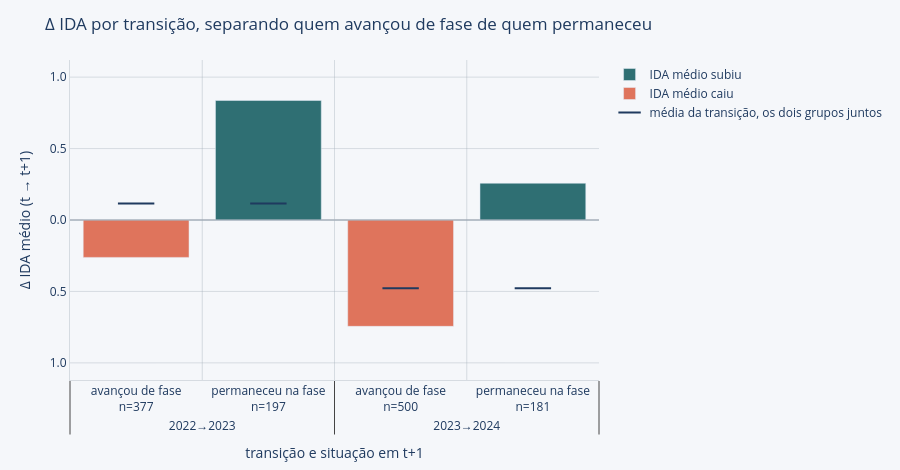

Write notebook code for a chart like this one.
### Markdown cell above
Ao acompanharmos a trajetória dos alunos em vez de considerar as médias anuais, fica ainda mais claro como estas não são boas medidas de análise: em 2022→2023, 268 dos 574 alunos melhoraram e 285 pioraram — quase um empate — com média de variaçao do IDA de +0,12 e mediana zero; em 2023→2024, 288 melhoraram e 388 pioraram, e a média de variação cai para −0,48. Ou seja, vemos que o que a série anual apontava como um ano de melhoria do IDA, na verdade, foi um ano de piora se considerarmos os alunos que **já vinham do programa**.

O gráfico traz ainda mais detalhes ao desagregar essa variação por fase de **chegada** do aluno — isto é, a fase em t+1. Podemos ver que, em 2022→2023, embora as variações fossem pequenas (barras curtas), elas foram quase todas positivas (barras acima do eixo x). Já em 2023→2024, vemos não apenas uma grande deterioração do ida médio, mas também que ela ocorreu intensamente em fases com grandes grupos amostrais — a variação positiva na fase 6, por exemplo, não tem tanto peso, uma vez que inclui apenas 15 alunos.

Uma queda desse tamanho no IDA gera perguntas sobre o que pode tê-la causado. A seguir, avalio as duas explicações candidatas apresentadas no início desta seção: a dificuldade natural pelo avanço de fase e a inclusão do inglês no cálculo do indicador a partir da fase 3.

### Code cell
# ---------- Primeira explicação candidata: o avanço de fase ----------
# Avançar significa passar a ser avaliado em conteúdo mais difícil, então o IDA cair não é necessariamente
# ter aprendido menos. Se a explicação bastar, a piora de uma transição para a outra deve vir de terem
# promovido mais alunos — e isso é uma conta, não uma impressão.
b2 = b2.assign(situacao=np.where(b2.avancou, 'avançou de fase', 'permaneceu na fase'))
nao = b2[~b2.avancou]
print(f"Rótulo 'permaneceu na fase': {(nao.fase_t1 == nao.fase).sum()} ficaram na mesma fase e "
      f'{(nao.fase_t1 < nao.fase).sum()} regrediram — o rótulo descreve o grupo, com essa exceção.')

avanco = b2.groupby(['transicao', 'situacao']).d_ida.agg(
    media='mean', mediana='median', n='size', melhoraram=lambda s: (s > 0).sum())
avanco['melhoraram_%'] = avanco.melhoraram / avanco.n * 100
print('\nΔ IDA por transição e situação de fase:')
print(avanco.round(2).to_string())

promovidos = b2.groupby('transicao').avancou.agg(avançaram='sum', n='size')
promovidos['%'] = promovidos.avançaram / promovidos.n * 100
print('\nQuantos avançaram de fase em cada transição:')
print(promovidos.round(1).to_string())

# Os dois grupos não partem do mesmo lugar, e o número fica registrado aqui porque a leitura precisa dizer o
# que ela não está medindo. O efeito do patamar de partida sobre a variação seguinte não é uma questão do IDA:
# vale para qualquer indicador medido duas vezes, e por isso é tratado uma vez só, na P11.
print('\nIDA médio de partida de cada grupo, no ano t:')
print(b2.groupby(['transicao', 'situacao']).ida.mean().unstack().round(2).to_string())

# Se a queda fosse só efeito de terem promovido mais gente, trocar a proporção de promovidos de uma
# transição pela da outra, mantendo a média de cada grupo, já reproduziria a queda inteira. Faço as duas
# contas separadas: mudando só a mistura dos grupos e mudando só o desempenho dentro de cada grupo.
m = avanco.media.unstack()
peso = avanco.n.unstack()
peso = peso.div(peso.sum(axis=1), axis=0)
t0, t1 = m.index[0], m.index[-1]
real = {t: float((m.loc[t] * peso.loc[t]).sum()) for t in (t0, t1)}
so_mistura = float((m.loc[t0] * peso.loc[t1]).sum())
so_desempenho = float((m.loc[t1] * peso.loc[t0]).sum())
total = real[t1] - real[t0]
print(f'\nMédia da transição: {t0} {real[t0]:+.2f} → {t1} {real[t1]:+.2f}, variação {total:+.2f}')
print(f'  mudando só a mistura (médias de {t0}, proporção de {t1}): {so_mistura:+.2f} '
      f'→ explica {so_mistura - real[t0]:+.2f}, {(so_mistura - real[t0]) / total:.0%} da queda')
print(f'  mudando só o desempenho (médias de {t1}, proporção de {t0}): {so_desempenho:+.2f} '
      f'→ explica {so_desempenho - real[t0]:+.2f}, {(so_desempenho - real[t0]) / total:.0%} da queda')
# Os dois pedaços não somam o total sozinhos porque mudam ao mesmo tempo: o resíduo é o quanto disso é
# cruzamento dos dois. Ele entra impresso para que a soma feche e ninguém precise confiar na aritmética.
print(f'  os dois pedaços se cruzam em '
      f'{total - (so_mistura - real[t0]) - (so_desempenho - real[t0]):+.2f}, fechando os {total:+.2f}')

barras_variacao(avanco, 'Δ IDA por transição, separando quem avançou de fase de quem permaneceu',
                'transição e situação em t+1', 'Δ IDA médio (t → t+1)',
                nomes=('IDA médio subiu', 'IDA médio caiu'),
                referencia=[media_transicao[t] for t, _ in avanco.index],
                nome_ref='média da transição, os dois grupos juntos').show()

### Figure 1 — Plotly figure (JSON) as saved in the notebook; plotly's stock layout.template omitted (floating-point values rounded to 4 significant figures)
{"data": [{"customdata": [[-0.2618, 377.0, 35.01], [0.8365, 197.0, 69.04], [-0.7444, 500.0, 37.6], [0.2574, 181.0, 55.25]], "hovertemplate": "%{customdata[0]:+.2f} em média  ·  %{customdata[1]:.0f} alunos  ·  %{customdata[2]:.0f}% melhoraram<extra></extra>", "marker": {"color": "#2F6F73"}, "name": "IDA médio subiu", "type": "bar", "x": [["2022→2023", "2022→2023", "2023→2024", "2023→2024"], ["avançou de fase<br>n=377", "permaneceu na fase<br>n=197", "avançou de fase<br>n=500", "permaneceu na fase<br>n=181"]], "y": [null, 0.8365, null, 0.2574]}, {"customdata": [[-0.2618, 377.0, 35.01], [0.8365, 197.0, 69.04], [-0.7444, 500.0, 37.6], [0.2574, 181.0, 55.25]], "hovertemplate": "%{customdata[0]:+.2f} em média  ·  %{customdata[1]:.0f} alunos  ·  %{customdata[2]:.0f}% melhoraram<extra></extra>", "marker": {"color": "#DF745C"}, "name": "IDA médio caiu", "type": "bar", "x": [["2022→2023", "2022→2023", "2023→2024", "2023→2024"], ["avançou de fase<br>n=377", "permaneceu na fase<br>n=197", "avançou de fase<br>n=500", "permaneceu na fase<br>n=181"]], "y": [-0.2618, null, -0.7444, null]}, {"hovertemplate": "%{y:+.2f}<extra></extra>", "marker": {"line": {"color": "#1F3A5F", "width": 2}, "size": 26, "symbol": "line-ew"}, "mode": "markers", "name": "média da transição, os dois grupos juntos", "type": "scatter", "x": [["2022→2023", "2022→2023", "2023→2024", "2023→2024"], ["avançou de fase<br>n=377", "permaneceu na fase<br>n=197", "avançou de fase<br>n=500", "permaneceu na fase<br>n=181"]], "y": [0.1152, 0.1152, -0.4781, -0.4781]}], "layout": {"barmode": "relative", "font": {"color": "#1F3A5F"}, "height": 470, "hovermode": "x unified", "legend": {"title": {"font": {"color": "#1F3A5F"}, "text": ""}}, "margin": {"b": 85, "l": 70, "r": 30, "t": 60}, "paper_bgcolor": "#F5F7FA", "plot_bgcolor": "#F5F7FA", "shapes": [{"line": {"color": "#9AA5B1", "width": 1}, "type": "line", "x0": 0, "x1": 1, "xref": "x domain", "y0": 0, "y1": 0, "yref": "y"}], "title": {"font": {"color": "#1F3A5F"}, "text": "Δ IDA por transição, separando quem avançou de fase de quem permaneceu"}, "xaxis": {"gridcolor": "rgba(154, 165, 177, 0.35)", "linecolor": "rgba(154, 165, 177, 0.35)", "title": {"text": "transição e situação em t+1"}, "zerolinecolor": "rgba(154, 165, 177, 0.35)"}, "yaxis": {"gridcolor": "rgba(154, 165, 177, 0.35)", "linecolor": "rgba(154, 165, 177, 0.35)", "range": [-1.12, 1.12], "tickmode": "array", "ticktext": ["1.0", "0.5", "0.0", "0.5", "1.0"], "tickvals": [-1.0, -0.5, 0.0, 0.5, 1.0], "title": {"text": "Δ IDA médio (t → t+1)"}, "zerolinecolor": "rgba(154, 165, 177, 0.35)"}}}
